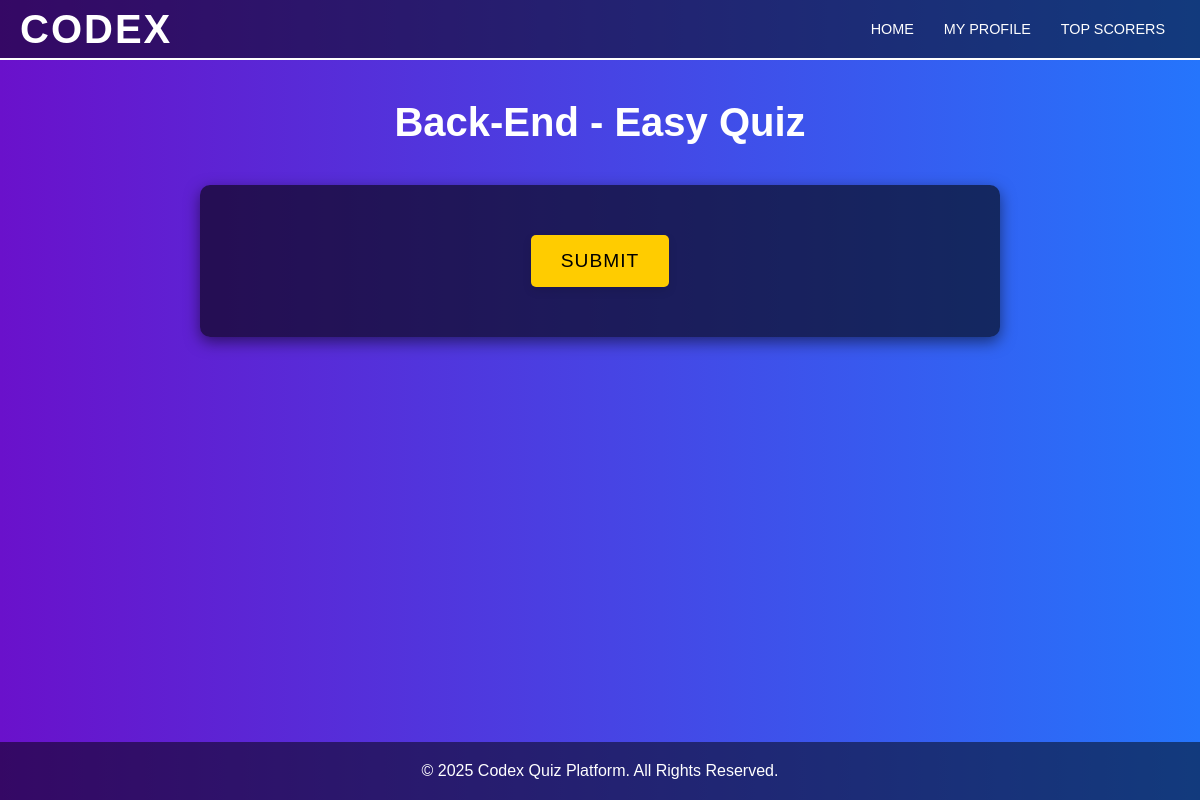
The page /quiz/2/1/ (signed in) on the database as committed earlier.
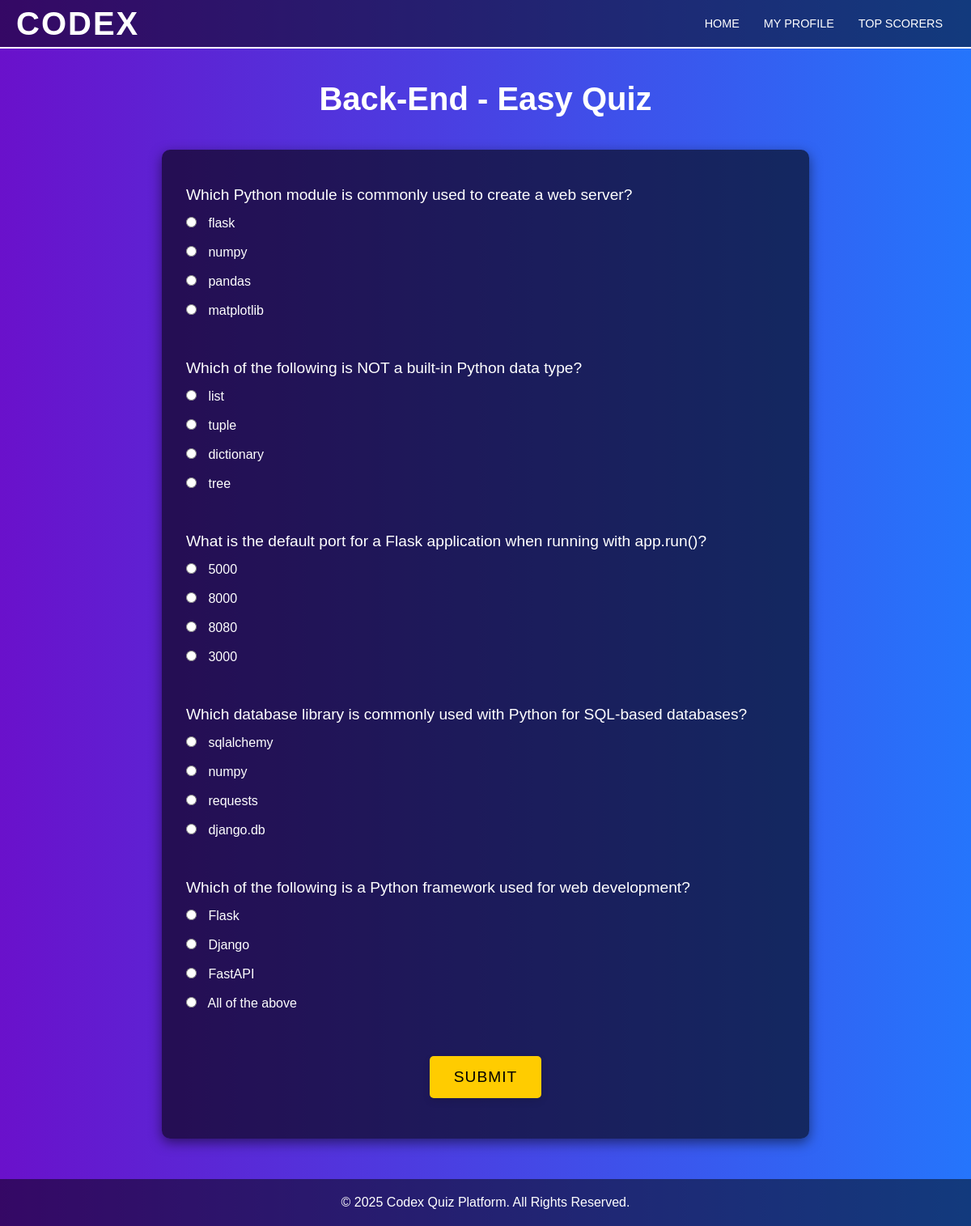
The same page on the database as committed later.
### quiz/models.py (models this page shows, shortened)
class QuizCategory(models.Model):
    name = models.CharField(max_length=100)

class DifficultyLevel(models.Model):
    name = models.CharField(max_length=20)

class Question(models.Model):
    category = models.ForeignKey(QuizCategory, on_delete=models.CASCADE)
    difficulty = models.ForeignKey(DifficultyLevel, on_delete=models.CASCADE)
    question_text = models.TextField()
    option1 = models.CharField(max_length=255)
    option2 = models.CharField(max_length=255)
    option3 = models.CharField(max_length=255)
    option4 = models.CharField(max_length=255)
    correct_option = models.IntegerField()

### quiz/views.py (the view, shortened to what this page needs)
# urls.py: path('quiz/<int:category_id>/<int:difficulty_id>/', views.quiz, name='quiz'),
@login_required
def quiz(request, category_id, difficulty_id):
    category = QuizCategory.objects.get(id=category_id)
    difficulty = DifficultyLevel.objects.get(id=difficulty_id)
    questions = Question.objects.filter(category=category, difficulty=difficulty)
    return render(request, 'quiz.html', {'category': category, 'difficulty': difficulty, 'questions': questions})

### templates/quiz.html (shortened to what this page needs)
<!DOCTYPE html>
<html lang="en">
<head>
    {% load static %}
    <link rel="stylesheet" href="{% static 'css/quiz.css' %}">
</head>
<body>
    <header>
        <div class="logo">
            <h1>CODEX</h1>
        </div>
        <nav>
            <ul>
                <li><a href="{% url 'home' %}">Home</a></li>
                <li><a href="{% url 'profile' %}">My Profile</a></li>
                <li><a href="{% url 'top_scorers' %}">Top Scorers</a></li>
            </ul>
        </nav>
    </header>
    <h1>{{ category.name }} - {{ difficulty.name }} Quiz</h1>
    <form method="POST">
        {% for question in questions %}
            <p>{{ question.question_text }}</p>
            <input type="radio" name="question_{{ question.id }}" value="1"> {{ question.option1 }}<br><br>
            <input type="radio" name="question_{{ question.id }}" value="2"> {{ question.option2 }}<br><br>
            <input type="radio" name="question_{{ question.id }}" value="3"> {{ question.option3 }}<br><br>
            <input type="radio" name="question_{{ question.id }}" value="4"> {{ question.option4 }}<br><br><br>
        {% endfor %}
        <button type="submit">Submit</button>
    </form><br><br><br><br><br><br>
    <footer>
        <p>&copy; 2025 Codex Quiz Platform. All Rights Reserved.</p>
    </footer>
</body>
</html>

### static/css/quiz.css (style rules this page uses)
* { margin: 0; padding: 0; box-sizing: border-box; }
body { font-family: Arial, sans-serif; background: linear-gradient(to right, #6a11cb, #2575fc); color: #fff; min-height: 100vh; }
header { display: flex; justify-content: space-between; align-items: center; padding: 5px 20px; background-color: rgba(0, 0, 0, 0.5); border-bottom: 2px solid #fff; height: 60px; position: sticky; top: 0; z-index: 1000; }
header .logo h1 { font-size: 2.5em; letter-spacing: 2px; }
nav ul { list-style-type: none; display: flex; }
nav ul li { margin: 0 15px; }
nav ul li a { text-decoration: none; color: #fff; font-size: 0.9em; font-weight: 500; text-transform: uppercase; transition: color 0.3s; }
h1 { text-align: center; font-size: 2.5em; margin: 40px 0; color: #fff; }
form { max-width: 800px; margin: 0 auto; background-color: rgba(0, 0, 0, 0.6); padding: 30px; border-radius: 10px; box-shadow: 0 5px 15px rgba(0, 0, 0, 0.5); }
form p { font-size: 1.2em; margin: 15px 0; }
input[type="radio"] { margin-right: 10px; }
button { background-color: #ffcc00; color: black; font-size: 1.2em; padding: 15px 30px; border: none; border-radius: 5px; cursor: pointer; text-transform: uppercase; letter-spacing: 1px; box-shadow: 0 4px 10px rgba(0, 0, 0, 0.1); transition: background 0.3s, transform 0.3s; display: block; margin: 20px auto; }
footer { text-align: center; padding: 20px; background-color: rgba(0, 0, 0, 0.5); position: fixed; bottom: 0; width: 100%; color: #fff; }

Rows that differ between the two databases and show on the page:
added Question: question_text "Which Python module is commonly used to create a web server?", option1 "flask", option2 "numpy", option3 "pandas", option4 "matplotlib"
added Question: question_text "Which of the following is NOT a built-in Python data type?", option1 "list", option2 "tuple", option3 "dictionary", option4 "tree"
added Question: question_text "What is the default port for a Flask application when running with app.run()?", option1 "5000", option2 "8000", option3 "8080", option4 "3000"
added Question: question_text "Which database library is commonly used with Python for SQL-based databases?", option1 "sqlalchemy", option2 "numpy", option3 "requests", option4 "django.db"
added Question: question_text "Which of the following is a Python framework used for web development?", option1 "Flask", option2 "Django", option3 "FastAPI", option4 "All of the above"
